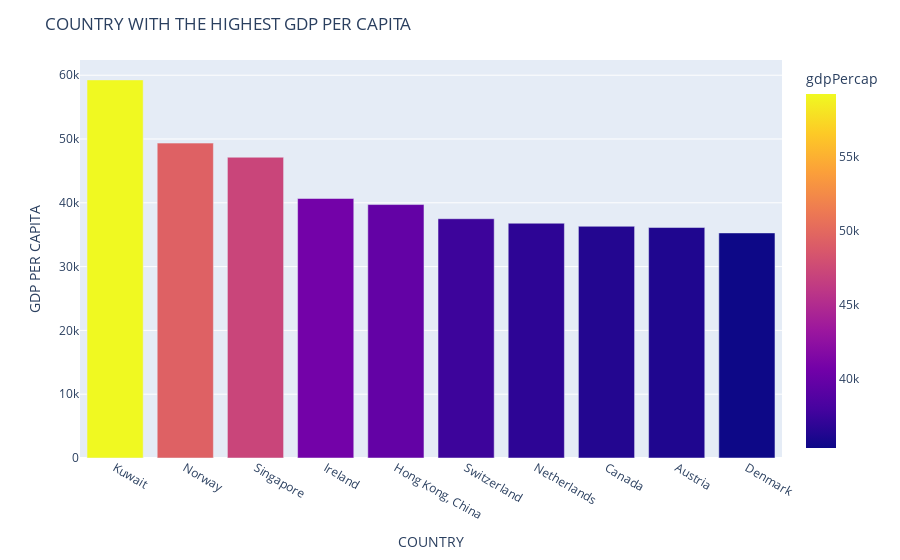

The cell this chart's notebook holds for it:
### Code cell
dfh= df.groupby("country") ["gdpPercap"].max().reset_index()
dfh = dfh.sort_values(by="gdpPercap", ascending=False).head(10)
fig = px.bar(dfh, x="country", y="gdpPercap", color="gdpPercap")
fig.update_layout(title="COUNTRY WITH THE HIGHEST GDP PER CAPITA", xaxis_title="COUNTRY", yaxis_title="GDP PER CAPITA")

### Figure 1 — Plotly figure (JSON) as saved in the notebook; plotly's stock layout.template omitted (floating-point values rounded to 4 significant figures)
{"data": [{"alignmentgroup": "True", "hovertemplate": "country=%{x}<br>gdpPercap=%{marker.color}<extra></extra>", "legendgroup": "", "marker": {"color": [59270.0, 49360.0, 47140.0, 40680.0, 39720.0, 37510.0, 36800.0, 36320.0, 36130.0, 35280.0], "coloraxis": "coloraxis", "pattern": {"shape": ""}}, "name": "", "offsetgroup": "", "orientation": "v", "showlegend": false, "textposition": "auto", "type": "bar", "x": ["Kuwait", "Norway", "Singapore", "Ireland", "Hong Kong, China", "Switzerland", "Netherlands", "Canada", "Austria", "Denmark"], "xaxis": "x", "y": [59270.0, 49360.0, 47140.0, 40680.0, 39720.0, 37510.0, 36800.0, 36320.0, 36130.0, 35280.0], "yaxis": "y"}], "layout": {"barmode": "relative", "coloraxis": {"colorbar": {"title": {"text": "gdpPercap"}}, "colorscale": [[0, "#0d0887"], [0.1111, "#46039f"], [0.2222, "#7201a8"], [0.3333, "#9c179e"], [0.4444, "#bd3786"], [0.5556, "#d8576b"], [0.6667, "#ed7953"], [0.7778, "#fb9f3a"], [0.8889, "#fdca26"], [1, "#f0f921"]]}, "legend": {"tracegroupgap": 0}, "margin": {"t": 60}, "title": {"text": "COUNTRY WITH THE HIGHEST GDP PER CAPITA"}, "xaxis": {"anchor": "y", "domain": [0, 1], "title": {"text": "COUNTRY"}}, "yaxis": {"anchor": "x", "domain": [0, 1], "title": {"text": "GDP PER CAPITA"}}}}
